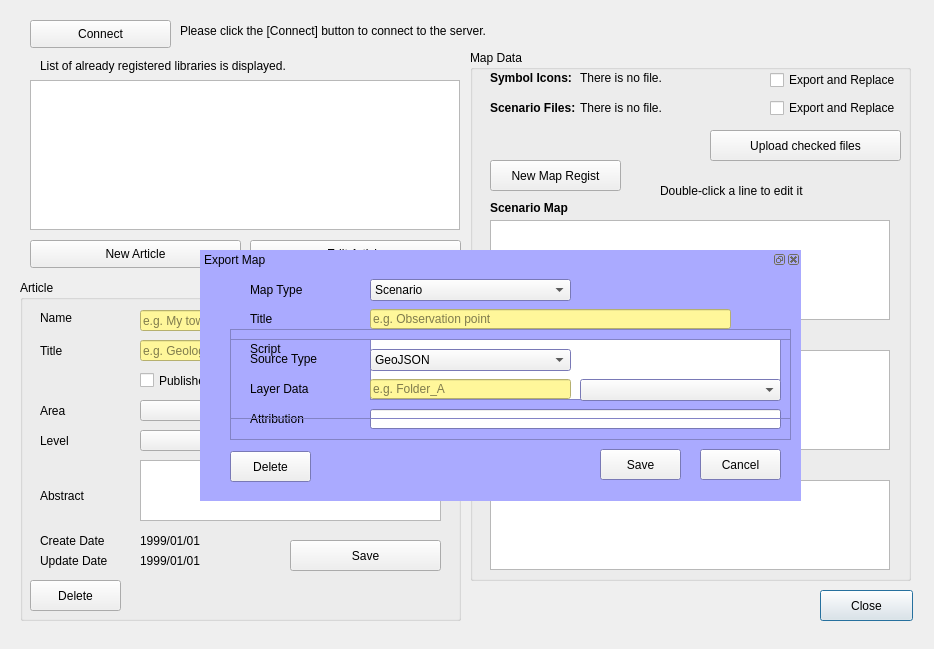
<?xml version="1.0" encoding="UTF-8"?>
<ui version="4.0">
 <class>ExportToGeolibDialog</class>
 <widget class="QDialog" name="ExportToGeolibDialog">
  <property name="geometry">
   <rect>
    <x>0</x>
    <y>0</y>
    <width>934</width>
    <height>649</height>
   </rect>
  </property>
  <property name="windowTitle">
   <string>Export Layer Data to Geolib</string>
  </property>
  <widget class="QPushButton" name="btnClose">
   <property name="geometry">
    <rect>
     <x>820</x>
     <y>590</y>
     <width>93</width>
     <height>31</height>
    </rect>
   </property>
   <property name="cursor">
    <cursorShape>PointingHandCursor</cursorShape>
   </property>
   <property name="text">
    <string>Close</string>
   </property>
  </widget>
  <widget class="QLabel" name="lblConnectMessage">
   <property name="geometry">
    <rect>
     <x>180</x>
     <y>20</y>
     <width>721</width>
     <height>21</height>
    </rect>
   </property>
   <property name="text">
    <string>Please click the [Connect] button to connect to the server.</string>
   </property>
   <property name="wordWrap">
    <bool>true</bool>
   </property>
  </widget>
  <widget class="QLabel" name="lblMessage">
   <property name="geometry">
    <rect>
     <x>40</x>
     <y>55</y>
     <width>421</width>
     <height>21</height>
    </rect>
   </property>
   <property name="text">
    <string>List of already registered libraries is displayed.</string>
   </property>
   <property name="wordWrap">
    <bool>true</bool>
   </property>
  </widget>
  <widget class="QPushButton" name="btnConnect">
   <property name="geometry">
    <rect>
     <x>30</x>
     <y>20</y>
     <width>141</width>
     <height>28</height>
    </rect>
   </property>
   <property name="cursor">
    <cursorShape>PointingHandCursor</cursorShape>
   </property>
   <property name="text">
    <string>Connect</string>
   </property>
  </widget>
  <widget class="QTableView" name="tblArticles">
   <property name="geometry">
    <rect>
     <x>30</x>
     <y>80</y>
     <width>430</width>
     <height>150</height>
    </rect>
   </property>
   <property name="cursor" stdset="0">
    <cursorShape>PointingHandCursor</cursorShape>
   </property>
  </widget>
  <widget class="QPushButton" name="btnNew">
   <property name="geometry">
    <rect>
     <x>30</x>
     <y>240</y>
     <width>211</width>
     <height>28</height>
    </rect>
   </property>
   <property name="text">
    <string>New Article</string>
   </property>
  </widget>
  <widget class="QPushButton" name="btnEdit">
   <property name="enabled">
    <bool>true</bool>
   </property>
   <property name="geometry">
    <rect>
     <x>250</x>
     <y>240</y>
     <width>211</width>
     <height>28</height>
    </rect>
   </property>
   <property name="text">
    <string>Edit Article</string>
   </property>
  </widget>
  <widget class="QGroupBox" name="grpArticle">
   <property name="geometry">
    <rect>
     <x>20</x>
     <y>280</y>
     <width>441</width>
     <height>341</height>
    </rect>
   </property>
   <property name="font">
    <font>
     <weight>50</weight>
     <bold>false</bold>
    </font>
   </property>
   <property name="title">
    <string>Article</string>
   </property>
   <widget class="QLabel" name="lblUpdateDate">
    <property name="geometry">
     <rect>
      <x>20</x>
      <y>270</y>
      <width>91</width>
      <height>21</height>
     </rect>
    </property>
    <property name="text">
     <string>Update Date</string>
    </property>
   </widget>
   <widget class="QLabel" name="lblModifiedDate">
    <property name="geometry">
     <rect>
      <x>120</x>
      <y>270</y>
      <width>131</width>
      <height>21</height>
     </rect>
    </property>
    <property name="text">
     <string>1999/01/01</string>
    </property>
   </widget>
   <widget class="QLabel" name="lblCreateDate_2">
    <property name="geometry">
     <rect>
      <x>20</x>
      <y>250</y>
      <width>91</width>
      <height>21</height>
     </rect>
    </property>
    <property name="text">
     <string>Create Date</string>
    </property>
   </widget>
   <widget class="QLabel" name="lblCreateDate">
    <property name="geometry">
     <rect>
      <x>120</x>
      <y>250</y>
      <width>131</width>
      <height>21</height>
     </rect>
    </property>
    <property name="text">
     <string>1999/01/01</string>
    </property>
   </widget>
   <widget class="QCheckBox" name="chkPublished">
    <property name="geometry">
     <rect>
      <x>120</x>
      <y>90</y>
      <width>151</width>
      <height>21</height>
     </rect>
    </property>
    <property name="text">
     <string>Published</string>
    </property>
   </widget>
   <widget class="QTextEdit" name="txtAbstract">
    <property name="geometry">
     <rect>
      <x>120</x>
      <y>180</y>
      <width>301</width>
      <height>61</height>
     </rect>
    </property>
   </widget>
   <widget class="QLabel" name="lblAbstract">
    <property name="geometry">
     <rect>
      <x>20</x>
      <y>180</y>
      <width>91</width>
      <height>71</height>
     </rect>
    </property>
    <property name="text">
     <string>Abstract</string>
    </property>
   </widget>
   <widget class="QLabel" name="lblLevel">
    <property name="geometry">
     <rect>
      <x>20</x>
      <y>151</y>
      <width>91</width>
      <height>20</height>
     </rect>
    </property>
    <property name="text">
     <string>Level</string>
    </property>
   </widget>
   <widget class="QComboBox" name="cboLevel">
    <property name="geometry">
     <rect>
      <x>120</x>
      <y>150</y>
      <width>231</width>
      <height>21</height>
     </rect>
    </property>
   </widget>
   <widget class="QLabel" name="lblArea">
    <property name="geometry">
     <rect>
      <x>20</x>
      <y>120</y>
      <width>91</width>
      <height>21</height>
     </rect>
    </property>
    <property name="text">
     <string>Area</string>
    </property>
   </widget>
   <widget class="QComboBox" name="cboArea">
    <property name="geometry">
     <rect>
      <x>120</x>
      <y>120</y>
      <width>231</width>
      <height>21</height>
     </rect>
    </property>
   </widget>
   <widget class="QLineEdit" name="txtTitle">
    <property name="geometry">
     <rect>
      <x>120</x>
      <y>60</y>
      <width>301</width>
      <height>21</height>
     </rect>
    </property>
    <property name="styleSheet">
     <string notr="true">background-color: #fff79a</string>
    </property>
    <property name="placeholderText">
     <string>e.g. Geological Map for  my town</string>
    </property>
   </widget>
   <widget class="QLineEdit" name="txtName">
    <property name="geometry">
     <rect>
      <x>120</x>
      <y>30</y>
      <width>301</width>
      <height>21</height>
     </rect>
    </property>
    <property name="styleSheet">
     <string notr="true">background-color: #fff79a</string>
    </property>
    <property name="placeholderText">
     <string>e.g. My town map</string>
    </property>
   </widget>
   <widget class="QLabel" name="lblName">
    <property name="geometry">
     <rect>
      <x>20</x>
      <y>30</y>
      <width>81</width>
      <height>16</height>
     </rect>
    </property>
    <property name="text">
     <string>Name</string>
    </property>
   </widget>
   <widget class="QLabel" name="lblTitle">
    <property name="geometry">
     <rect>
      <x>20</x>
      <y>60</y>
      <width>81</width>
      <height>21</height>
     </rect>
    </property>
    <property name="text">
     <string>Title</string>
    </property>
   </widget>
   <widget class="QPushButton" name="btnSave">
    <property name="geometry">
     <rect>
      <x>270</x>
      <y>260</y>
      <width>151</width>
      <height>31</height>
     </rect>
    </property>
    <property name="cursor">
     <cursorShape>PointingHandCursor</cursorShape>
    </property>
    <property name="text">
     <string>Save</string>
    </property>
   </widget>
   <widget class="QPushButton" name="btnDelete">
    <property name="geometry">
     <rect>
      <x>10</x>
      <y>300</y>
      <width>91</width>
      <height>31</height>
     </rect>
    </property>
    <property name="text">
     <string>Delete</string>
    </property>
   </widget>
  </widget>
  <widget class="QGroupBox" name="grpMapData">
   <property name="geometry">
    <rect>
     <x>470</x>
     <y>50</y>
     <width>441</width>
     <height>531</height>
    </rect>
   </property>
   <property name="font">
    <font>
     <italic>false</italic>
    </font>
   </property>
   <property name="title">
    <string>Map Data</string>
   </property>
   <widget class="QCheckBox" name="chkSymbolIcons">
    <property name="geometry">
     <rect>
      <x>300</x>
      <y>20</y>
      <width>131</width>
      <height>20</height>
     </rect>
    </property>
    <property name="text">
     <string>Export and Replace</string>
    </property>
   </widget>
   <widget class="QLabel" name="lblSymbolIcons">
    <property name="geometry">
     <rect>
      <x>20</x>
      <y>20</y>
      <width>91</width>
      <height>16</height>
     </rect>
    </property>
    <property name="font">
     <font>
      <weight>75</weight>
      <bold>true</bold>
     </font>
    </property>
    <property name="text">
     <string>Symbol Icons:</string>
    </property>
   </widget>
   <widget class="QTableView" name="tblScenarioMap">
    <property name="geometry">
     <rect>
      <x>20</x>
      <y>170</y>
      <width>400</width>
      <height>100</height>
     </rect>
    </property>
    <property name="cursor" stdset="0">
     <cursorShape>PointingHandCursor</cursorShape>
    </property>
    <property name="alternatingRowColors">
     <bool>true</bool>
    </property>
    <property name="selectionMode">
     <enum>QAbstractItemView::SingleSelection</enum>
    </property>
    <property name="selectionBehavior">
     <enum>QAbstractItemView::SelectRows</enum>
    </property>
   </widget>
   <widget class="QLabel" name="lblScenarioMap">
    <property name="geometry">
     <rect>
      <x>20</x>
      <y>150</y>
      <width>101</width>
      <height>16</height>
     </rect>
    </property>
    <property name="font">
     <font>
      <weight>75</weight>
      <bold>true</bold>
     </font>
    </property>
    <property name="text">
     <string>Scenario Map</string>
    </property>
   </widget>
   <widget class="QTableView" name="tblSubjectMap">
    <property name="geometry">
     <rect>
      <x>20</x>
      <y>300</y>
      <width>400</width>
      <height>100</height>
     </rect>
    </property>
    <property name="cursor" stdset="0">
     <cursorShape>PointingHandCursor</cursorShape>
    </property>
    <property name="alternatingRowColors">
     <bool>true</bool>
    </property>
    <property name="selectionMode">
     <enum>QAbstractItemView::SingleSelection</enum>
    </property>
    <property name="selectionBehavior">
     <enum>QAbstractItemView::SelectRows</enum>
    </property>
   </widget>
   <widget class="QLabel" name="lblScenarioFiles">
    <property name="geometry">
     <rect>
      <x>20</x>
      <y>50</y>
      <width>91</width>
      <height>16</height>
     </rect>
    </property>
    <property name="font">
     <font>
      <weight>75</weight>
      <bold>true</bold>
     </font>
    </property>
    <property name="text">
     <string>Scenario Files:</string>
    </property>
   </widget>
   <widget class="QCheckBox" name="chkScenarioFiles">
    <property name="geometry">
     <rect>
      <x>300</x>
      <y>50</y>
      <width>131</width>
      <height>16</height>
     </rect>
    </property>
    <property name="text">
     <string>Export and Replace</string>
    </property>
   </widget>
   <widget class="QLabel" name="lblSubjectMap">
    <property name="geometry">
     <rect>
      <x>20</x>
      <y>280</y>
      <width>101</width>
      <height>16</height>
     </rect>
    </property>
    <property name="font">
     <font>
      <weight>75</weight>
      <bold>true</bold>
     </font>
    </property>
    <property name="text">
     <string>Subject Map</string>
    </property>
    <property name="textFormat">
     <enum>Qt::RichText</enum>
    </property>
   </widget>
   <widget class="QPushButton" name="btnUpload">
    <property name="geometry">
     <rect>
      <x>240</x>
      <y>80</y>
      <width>191</width>
      <height>31</height>
     </rect>
    </property>
    <property name="cursor">
     <cursorShape>PointingHandCursor</cursorShape>
    </property>
    <property name="text">
     <string>Upload checked files</string>
    </property>
   </widget>
   <widget class="QLabel" name="lblSymbolMessage">
    <property name="geometry">
     <rect>
      <x>110</x>
      <y>20</y>
      <width>191</width>
      <height>16</height>
     </rect>
    </property>
    <property name="text">
     <string>There is no file.</string>
    </property>
   </widget>
   <widget class="QLabel" name="lblScenarioMessage">
    <property name="geometry">
     <rect>
      <x>110</x>
      <y>50</y>
      <width>191</width>
      <height>16</height>
     </rect>
    </property>
    <property name="text">
     <string>There is no file.</string>
    </property>
   </widget>
   <widget class="QLabel" name="lblAssociatedMap">
    <property name="geometry">
     <rect>
      <x>20</x>
      <y>410</y>
      <width>111</width>
      <height>16</height>
     </rect>
    </property>
    <property name="font">
     <font>
      <weight>75</weight>
      <bold>true</bold>
     </font>
    </property>
    <property name="text">
     <string>Associated Map</string>
    </property>
    <property name="textFormat">
     <enum>Qt::RichText</enum>
    </property>
   </widget>
   <widget class="QTableView" name="tblAssociatedMap">
    <property name="geometry">
     <rect>
      <x>20</x>
      <y>430</y>
      <width>400</width>
      <height>90</height>
     </rect>
    </property>
    <property name="cursor" stdset="0">
     <cursorShape>PointingHandCursor</cursorShape>
    </property>
    <property name="alternatingRowColors">
     <bool>true</bool>
    </property>
    <property name="selectionMode">
     <enum>QAbstractItemView::SingleSelection</enum>
    </property>
    <property name="selectionBehavior">
     <enum>QAbstractItemView::SelectRows</enum>
    </property>
   </widget>
   <widget class="QPushButton" name="btnNewMap">
    <property name="geometry">
     <rect>
      <x>20</x>
      <y>110</y>
      <width>131</width>
      <height>31</height>
     </rect>
    </property>
    <property name="cursor">
     <cursorShape>PointingHandCursor</cursorShape>
    </property>
    <property name="text">
     <string>New Map Regist</string>
    </property>
   </widget>
   <widget class="QLabel" name="label">
    <property name="geometry">
     <rect>
      <x>190</x>
      <y>130</y>
      <width>171</width>
      <height>21</height>
     </rect>
    </property>
    <property name="text">
     <string>Double-click a line to edit it</string>
    </property>
   </widget>
  </widget>
  <widget class="QDockWidget" name="wgtExportMap">
   <property name="geometry">
    <rect>
     <x>200</x>
     <y>250</y>
     <width>601</width>
     <height>251</height>
    </rect>
   </property>
   <property name="palette">
    <palette>
     <active>
      <colorrole role="Base">
       <brush brushstyle="SolidPattern">
        <color alpha="255">
         <red>255</red>
         <green>255</green>
         <blue>255</blue>
        </color>
       </brush>
      </colorrole>
      <colorrole role="Window">
       <brush brushstyle="SolidPattern">
        <color alpha="255">
         <red>170</red>
         <green>170</green>
         <blue>255</blue>
        </color>
       </brush>
      </colorrole>
     </active>
     <inactive>
      <colorrole role="Base">
       <brush brushstyle="SolidPattern">
        <color alpha="255">
         <red>255</red>
         <green>255</green>
         <blue>255</blue>
        </color>
       </brush>
      </colorrole>
      <colorrole role="Window">
       <brush brushstyle="SolidPattern">
        <color alpha="255">
         <red>170</red>
         <green>170</green>
         <blue>255</blue>
        </color>
       </brush>
      </colorrole>
     </inactive>
     <disabled>
      <colorrole role="Base">
       <brush brushstyle="SolidPattern">
        <color alpha="255">
         <red>170</red>
         <green>170</green>
         <blue>255</blue>
        </color>
       </brush>
      </colorrole>
      <colorrole role="Window">
       <brush brushstyle="SolidPattern">
        <color alpha="255">
         <red>170</red>
         <green>170</green>
         <blue>255</blue>
        </color>
       </brush>
      </colorrole>
     </disabled>
    </palette>
   </property>
   <property name="autoFillBackground">
    <bool>true</bool>
   </property>
   <property name="styleSheet">
    <string notr="true"/>
   </property>
   <property name="floating">
    <bool>true</bool>
   </property>
   <property name="windowTitle">
    <string>Export Map</string>
   </property>
   <widget class="QWidget" name="dockWidgetContents">
    <property name="autoFillBackground">
     <bool>true</bool>
    </property>
    <property name="styleSheet">
     <string notr="true"/>
    </property>
    <widget class="QComboBox" name="cboMapType">
     <property name="geometry">
      <rect>
       <x>170</x>
       <y>10</y>
       <width>201</width>
       <height>22</height>
      </rect>
     </property>
     <item>
      <property name="text">
       <string>Scenario</string>
      </property>
     </item>
     <item>
      <property name="text">
       <string>Subject</string>
      </property>
     </item>
     <item>
      <property name="text">
       <string>Associated</string>
      </property>
     </item>
    </widget>
    <widget class="QLabel" name="lblMapTitle">
     <property name="geometry">
      <rect>
       <x>50</x>
       <y>40</y>
       <width>111</width>
       <height>20</height>
      </rect>
     </property>
     <property name="text">
      <string>Title</string>
     </property>
    </widget>
    <widget class="QLineEdit" name="txtMapTitle">
     <property name="geometry">
      <rect>
       <x>170</x>
       <y>40</y>
       <width>361</width>
       <height>20</height>
      </rect>
     </property>
     <property name="styleSheet">
      <string notr="true">background-color: #fff79a</string>
     </property>
     <property name="maxLength">
      <number>200</number>
     </property>
     <property name="frame">
      <bool>true</bool>
     </property>
     <property name="placeholderText">
      <string>e.g. Observation point</string>
     </property>
     <property name="clearButtonEnabled">
      <bool>false</bool>
     </property>
    </widget>
    <widget class="QLabel" name="lblMapType">
     <property name="geometry">
      <rect>
       <x>50</x>
       <y>11</y>
       <width>111</width>
       <height>20</height>
      </rect>
     </property>
     <property name="text">
      <string>Map Type</string>
     </property>
    </widget>
    <widget class="QPushButton" name="btnMapSave">
     <property name="geometry">
      <rect>
       <x>400</x>
       <y>180</y>
       <width>81</width>
       <height>31</height>
      </rect>
     </property>
     <property name="text">
      <string>Save</string>
     </property>
    </widget>
    <widget class="QPushButton" name="btnMapCancel">
     <property name="geometry">
      <rect>
       <x>500</x>
       <y>180</y>
       <width>81</width>
       <height>31</height>
      </rect>
     </property>
     <property name="text">
      <string>Cancel</string>
     </property>
    </widget>
    <widget class="QFrame" name="frmAssociated">
     <property name="geometry">
      <rect>
       <x>30</x>
       <y>60</y>
       <width>561</width>
       <height>111</height>
      </rect>
     </property>
     <property name="frameShape">
      <enum>QFrame::StyledPanel</enum>
     </property>
     <property name="frameShadow">
      <enum>QFrame::Raised</enum>
     </property>
     <widget class="QLineEdit" name="txtAttribution">
      <property name="geometry">
       <rect>
        <x>140</x>
        <y>80</y>
        <width>411</width>
        <height>20</height>
       </rect>
      </property>
     </widget>
     <widget class="QLabel" name="lblAttribution">
      <property name="geometry">
       <rect>
        <x>20</x>
        <y>80</y>
        <width>111</width>
        <height>20</height>
       </rect>
      </property>
      <property name="text">
       <string>Attribution</string>
      </property>
     </widget>
     <widget class="QTextEdit" name="txtScript">
      <property name="geometry">
       <rect>
        <x>140</x>
        <y>10</y>
        <width>411</width>
        <height>61</height>
       </rect>
      </property>
     </widget>
     <widget class="QLabel" name="lblScript">
      <property name="geometry">
       <rect>
        <x>20</x>
        <y>10</y>
        <width>111</width>
        <height>20</height>
       </rect>
      </property>
      <property name="text">
       <string>Script</string>
      </property>
     </widget>
    </widget>
    <widget class="QFrame" name="frmScenario">
     <property name="geometry">
      <rect>
       <x>30</x>
       <y>70</y>
       <width>561</width>
       <height>80</height>
      </rect>
     </property>
     <property name="frameShape">
      <enum>QFrame::StyledPanel</enum>
     </property>
     <property name="frameShadow">
      <enum>QFrame::Raised</enum>
     </property>
     <widget class="QComboBox" name="cboSourceType">
      <property name="geometry">
       <rect>
        <x>140</x>
        <y>10</y>
        <width>201</width>
        <height>22</height>
       </rect>
      </property>
      <item>
       <property name="text">
        <string>GeoJSON</string>
       </property>
      </item>
      <item>
       <property name="text">
        <string>geoTIFF</string>
       </property>
      </item>
     </widget>
     <widget class="QLabel" name="lblSourceType">
      <property name="geometry">
       <rect>
        <x>20</x>
        <y>10</y>
        <width>111</width>
        <height>20</height>
       </rect>
      </property>
      <property name="text">
       <string>Source Type</string>
      </property>
     </widget>
     <widget class="QComboBox" name="cboLayerData">
      <property name="geometry">
       <rect>
        <x>350</x>
        <y>40</y>
        <width>201</width>
        <height>22</height>
       </rect>
      </property>
     </widget>
     <widget class="QLabel" name="lblLayerData">
      <property name="geometry">
       <rect>
        <x>20</x>
        <y>40</y>
        <width>111</width>
        <height>20</height>
       </rect>
      </property>
      <property name="text">
       <string>Layer Data</string>
      </property>
     </widget>
     <widget class="QLineEdit" name="txtFolderName">
      <property name="geometry">
       <rect>
        <x>140</x>
        <y>40</y>
        <width>201</width>
        <height>20</height>
       </rect>
      </property>
      <property name="styleSheet">
       <string notr="true">background-color: #fff79a</string>
      </property>
      <property name="inputMethodHints">
       <set>Qt::ImhLatinOnly</set>
      </property>
      <property name="placeholderText">
       <string>e.g. Folder_A</string>
      </property>
     </widget>
    </widget>
    <widget class="QPushButton" name="btnMapDelete">
     <property name="geometry">
      <rect>
       <x>30</x>
       <y>182</y>
       <width>81</width>
       <height>31</height>
      </rect>
     </property>
     <property name="text">
      <string>Delete</string>
     </property>
    </widget>
    <zorder>lblMapType</zorder>
    <zorder>lblMapTitle</zorder>
    <zorder>txtMapTitle</zorder>
    <zorder>btnMapCancel</zorder>
    <zorder>cboMapType</zorder>
    <zorder>btnMapSave</zorder>
    <zorder>frmAssociated</zorder>
    <zorder>frmScenario</zorder>
    <zorder>btnMapDelete</zorder>
   </widget>
  </widget>
  <zorder>grpMapData</zorder>
  <zorder>grpArticle</zorder>
  <zorder>btnClose</zorder>
  <zorder>lblConnectMessage</zorder>
  <zorder>lblMessage</zorder>
  <zorder>btnConnect</zorder>
  <zorder>tblArticles</zorder>
  <zorder>btnNew</zorder>
  <zorder>btnEdit</zorder>
  <zorder>wgtExportMap</zorder>
 </widget>
 <tabstops>
  <tabstop>btnConnect</tabstop>
  <tabstop>tblArticles</tabstop>
  <tabstop>btnEdit</tabstop>
  <tabstop>btnNew</tabstop>
  <tabstop>txtName</tabstop>
  <tabstop>txtTitle</tabstop>
  <tabstop>chkPublished</tabstop>
  <tabstop>cboArea</tabstop>
  <tabstop>cboLevel</tabstop>
  <tabstop>txtAbstract</tabstop>
  <tabstop>btnSave</tabstop>
  <tabstop>chkSymbolIcons</tabstop>
  <tabstop>chkScenarioFiles</tabstop>
  <tabstop>btnUpload</tabstop>
  <tabstop>tblScenarioMap</tabstop>
  <tabstop>tblSubjectMap</tabstop>
  <tabstop>tblAssociatedMap</tabstop>
  <tabstop>cboMapType</tabstop>
  <tabstop>txtMapTitle</tabstop>
  <tabstop>cboSourceType</tabstop>
  <tabstop>txtFolderName</tabstop>
  <tabstop>cboLayerData</tabstop>
  <tabstop>txtScript</tabstop>
  <tabstop>txtAttribution</tabstop>
  <tabstop>btnMapSave</tabstop>
  <tabstop>btnMapCancel</tabstop>
  <tabstop>btnClose</tabstop>
 </tabstops>
 <resources/>
 <connections/>
</ui>
